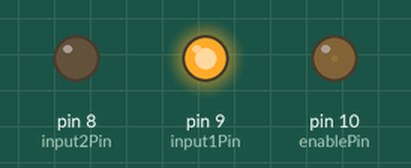
Bench run of a program on a simulated Arduino Uno, built with avr-gcc and run on an emulated ATmega328P. Shown: output pins drawn as LEDs (lit = HIGH).

Above: at 0.15 s.
At 3.75 s:
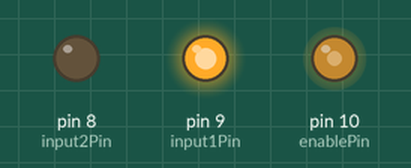
At 7.67 s:
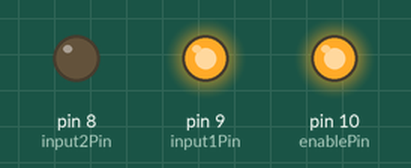
At 13.68 s:
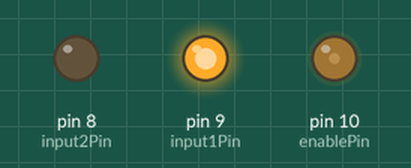
At 22.09 s:
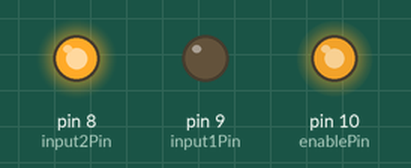
At 30.7 s:
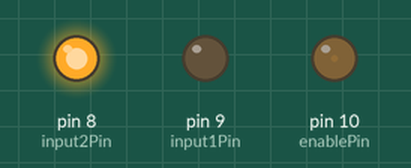
Timing chart, 0 to 40.0 s (numbered marks = the images above):
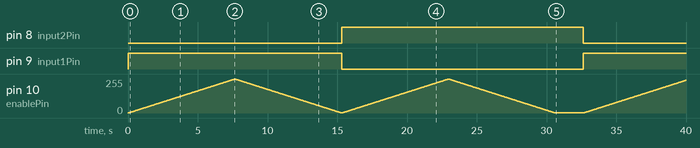

The program:

main.cpp
```cpp
#include <Arduino.h>
/*
SanatBazar
Arduino Turorial Series
Author: Davood Dorostkar
Website: www.sanatbazar.com

*/


#define enablePin 10
#define input1Pin 9
#define input2Pin 8

void forwardTurn(uint8_t speed)
{
  digitalWrite(input1Pin, HIGH);
  digitalWrite(input2Pin, LOW);
  analogWrite(enablePin, speed);
}

void backwardTurn(uint8_t speed)
{
  digitalWrite(input1Pin, LOW);
  digitalWrite(input2Pin, HIGH);
  analogWrite(enablePin, speed);
}

void setup()
{
  pinMode(enablePin, OUTPUT);
  pinMode(input1Pin, OUTPUT);
  pinMode(input2Pin, OUTPUT);
}

void loop()
{
  for (int i = 0; i < 255; i++)
  {
    forwardTurn(i);
    delay(30);
  }
  for (int i = 255; i > 0; i--)
  {
    forwardTurn(i);
    delay(30);
  }
  for (int i = 0; i < 255; i++)
  {
    backwardTurn(i);
    delay(30);
  }
  for (int i = 255; i > 0; i--)
  {
    backwardTurn(i);
    delay(30);
  }
  delay(2000);
}
```

Measured:
- by itself, pin 8 (input2Pin): LOW → HIGH at 15.3 s, → LOW 17.3 s later
- by itself, pin 9 (input1Pin): LOW → HIGH at 0.00 s, → LOW 15.3 s later, → HIGH 17.3 s later
